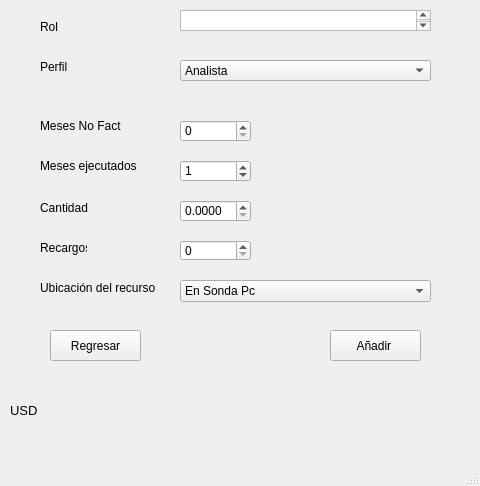
<?xml version="1.0" encoding="UTF-8"?>
<ui version="4.0">
 <class>Personal</class>
 <widget class="QMainWindow" name="Personal">
  <property name="geometry">
   <rect>
    <x>0</x>
    <y>0</y>
    <width>480</width>
    <height>486</height>
   </rect>
  </property>
  <property name="windowTitle">
   <string>MainWindow</string>
  </property>
  <widget class="QWidget" name="centralwidget">
   <widget class="QPushButton" name="boton_regresar1">
    <property name="geometry">
     <rect>
      <x>330</x>
      <y>330</y>
      <width>91</width>
      <height>31</height>
     </rect>
    </property>
    <property name="text">
     <string>Añadir </string>
    </property>
   </widget>
   <widget class="QLabel" name="label">
    <property name="geometry">
     <rect>
      <x>40</x>
      <y>20</y>
      <width>47</width>
      <height>13</height>
     </rect>
    </property>
    <property name="text">
     <string>Rol</string>
    </property>
   </widget>
   <widget class="QLabel" name="label_2">
    <property name="geometry">
     <rect>
      <x>40</x>
      <y>60</y>
      <width>47</width>
      <height>13</height>
     </rect>
    </property>
    <property name="text">
     <string>Perfil</string>
    </property>
   </widget>
   <widget class="QLabel" name="label_3">
    <property name="geometry">
     <rect>
      <x>40</x>
      <y>150</y>
      <width>111</width>
      <height>31</height>
     </rect>
    </property>
    <property name="text">
     <string>Meses ejecutados </string>
    </property>
   </widget>
   <widget class="QLabel" name="label_4">
    <property name="geometry">
     <rect>
      <x>40</x>
      <y>200</y>
      <width>91</width>
      <height>16</height>
     </rect>
    </property>
    <property name="text">
     <string>Cantidad </string>
    </property>
   </widget>
   <widget class="QTextEdit" name="c1">
    <property name="geometry">
     <rect>
      <x>180</x>
      <y>10</y>
      <width>251</width>
      <height>21</height>
     </rect>
    </property>
   </widget>
   <widget class="QComboBox" name="c3">
    <property name="geometry">
     <rect>
      <x>180</x>
      <y>60</y>
      <width>251</width>
      <height>21</height>
     </rect>
    </property>
    <item>
     <property name="text">
      <string>Analista</string>
     </property>
    </item>
    <item>
     <property name="text">
      <string>Analista +</string>
     </property>
    </item>
    <item>
     <property name="text">
      <string>Analista ++</string>
     </property>
    </item>
    <item>
     <property name="text">
      <string>Profesional Junior</string>
     </property>
    </item>
    <item>
     <property name="text">
      <string>Profesional Pleno</string>
     </property>
    </item>
    <item>
     <property name="text">
      <string>Profesional Pleno +</string>
     </property>
    </item>
    <item>
     <property name="text">
      <string>Profesional Especialista </string>
     </property>
    </item>
    <item>
     <property name="text">
      <string>Profesional Especialista +</string>
     </property>
    </item>
    <item>
     <property name="text">
      <string>Profesional Especialista ++</string>
     </property>
    </item>
    <item>
     <property name="text">
      <string>Profesional Senior </string>
     </property>
    </item>
    <item>
     <property name="text">
      <string>Profesional Senior +</string>
     </property>
    </item>
    <item>
     <property name="text">
      <string>Experto </string>
     </property>
    </item>
   </widget>
   <widget class="QSpinBox" name="c2">
    <property name="geometry">
     <rect>
      <x>180</x>
      <y>160</y>
      <width>71</width>
      <height>22</height>
     </rect>
    </property>
    <property name="value">
     <number>1</number>
    </property>
   </widget>
   <widget class="QLabel" name="label_5">
    <property name="geometry">
     <rect>
      <x>40</x>
      <y>240</y>
      <width>47</width>
      <height>16</height>
     </rect>
    </property>
    <property name="text">
     <string>Recargos </string>
    </property>
   </widget>
   <widget class="QLabel" name="label_6">
    <property name="geometry">
     <rect>
      <x>40</x>
      <y>280</y>
      <width>121</width>
      <height>16</height>
     </rect>
    </property>
    <property name="text">
     <string>Ubicación del recurso</string>
    </property>
   </widget>
   <widget class="QSpinBox" name="c5">
    <property name="geometry">
     <rect>
      <x>180</x>
      <y>240</y>
      <width>71</width>
      <height>21</height>
     </rect>
    </property>
   </widget>
   <widget class="QComboBox" name="c6">
    <property name="geometry">
     <rect>
      <x>180</x>
      <y>280</y>
      <width>251</width>
      <height>22</height>
     </rect>
    </property>
    <item>
     <property name="text">
      <string>En Sonda Pc</string>
     </property>
    </item>
    <item>
     <property name="text">
      <string>En Cliente Pc</string>
     </property>
    </item>
    <item>
     <property name="text">
      <string>SONDA Portatil</string>
     </property>
    </item>
    <item>
     <property name="text">
      <string>Cliente Portatil</string>
     </property>
    </item>
    <item>
     <property name="text">
      <string>En cliente sin equipo </string>
     </property>
    </item>
    <item>
     <property name="text">
      <string>En Sonda sin equipo</string>
     </property>
    </item>
    <item>
     <property name="text">
      <string>Zona Franca RU1</string>
     </property>
    </item>
    <item>
     <property name="text">
      <string>Zona Franca RU2</string>
     </property>
    </item>
    <item>
     <property name="text">
      <string>Zona Franca RU3</string>
     </property>
    </item>
    <item>
     <property name="text">
      <string>Field Services EUS</string>
     </property>
    </item>
   </widget>
   <widget class="QPushButton" name="boton_regresar">
    <property name="geometry">
     <rect>
      <x>50</x>
      <y>330</y>
      <width>91</width>
      <height>31</height>
     </rect>
    </property>
    <property name="text">
     <string>Regresar</string>
    </property>
   </widget>
   <widget class="QSpinBox" name="c22">
    <property name="geometry">
     <rect>
      <x>180</x>
      <y>120</y>
      <width>71</width>
      <height>22</height>
     </rect>
    </property>
    <property name="value">
     <number>0</number>
    </property>
   </widget>
   <widget class="QLabel" name="label_7">
    <property name="geometry">
     <rect>
      <x>40</x>
      <y>110</y>
      <width>111</width>
      <height>31</height>
     </rect>
    </property>
    <property name="text">
     <string>Meses No Fact</string>
    </property>
   </widget>
   <widget class="QDoubleSpinBox" name="c4">
    <property name="geometry">
     <rect>
      <x>180</x>
      <y>200</y>
      <width>71</width>
      <height>22</height>
     </rect>
    </property>
    <property name="decimals">
     <number>4</number>
    </property>
    <property name="maximum">
     <double>100.000000000000000</double>
    </property>
   </widget>
   <widget class="QLabel" name="label_8">
    <property name="geometry">
     <rect>
      <x>10</x>
      <y>390</y>
      <width>121</width>
      <height>41</height>
     </rect>
    </property>
    <property name="font">
     <font>
      <pointsize>10</pointsize>
     </font>
    </property>
    <property name="text">
     <string>USD</string>
    </property>
   </widget>
  </widget>
  <widget class="QMenuBar" name="menubar">
   <property name="geometry">
    <rect>
     <x>0</x>
     <y>0</y>
     <width>480</width>
     <height>26</height>
    </rect>
   </property>
  </widget>
  <widget class="QStatusBar" name="statusbar"/>
 </widget>
 <tabstops>
  <tabstop>c1</tabstop>
  <tabstop>c3</tabstop>
  <tabstop>c22</tabstop>
  <tabstop>c2</tabstop>
  <tabstop>c4</tabstop>
  <tabstop>c5</tabstop>
  <tabstop>c6</tabstop>
  <tabstop>boton_regresar1</tabstop>
  <tabstop>boton_regresar</tabstop>
 </tabstops>
 <resources/>
 <connections/>
</ui>
